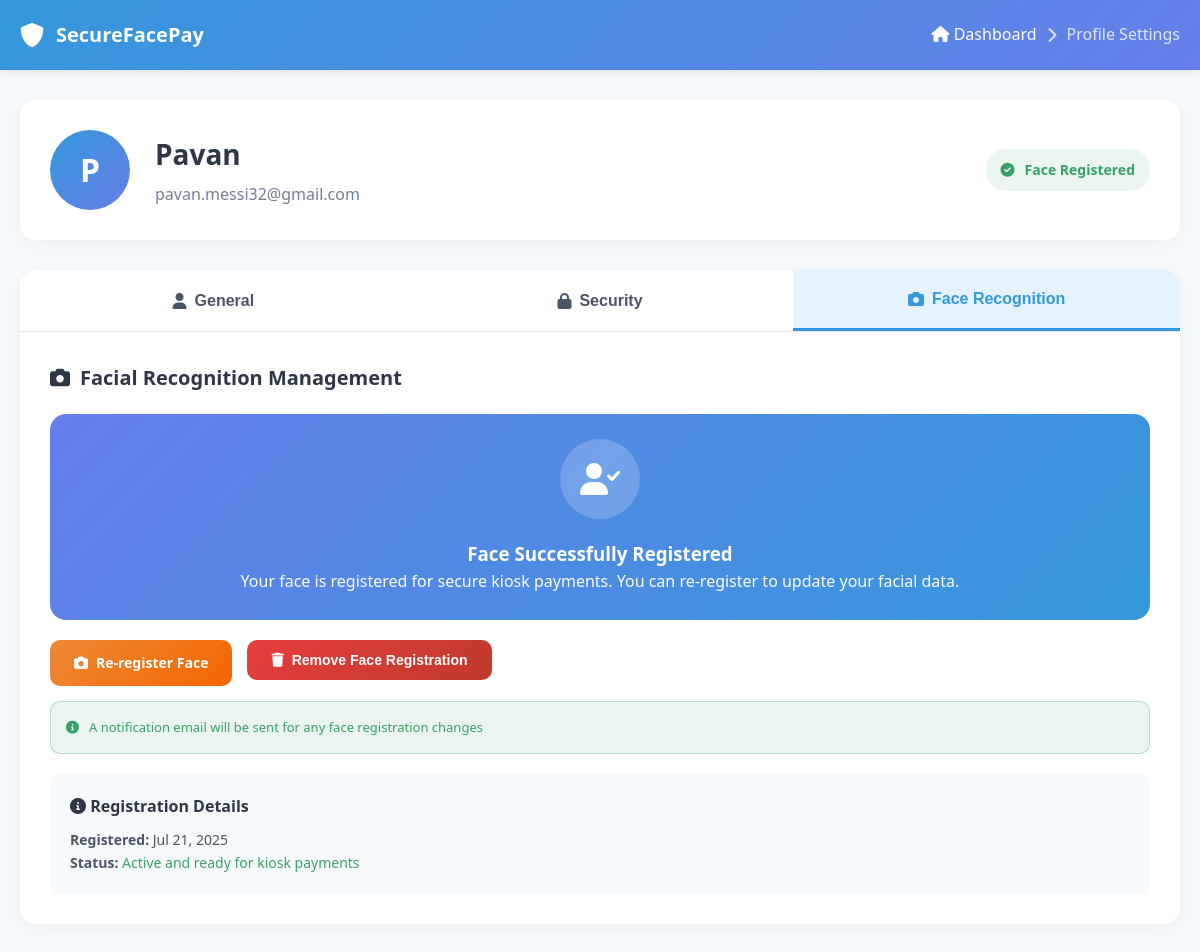
The page /customer_side/profile.php?tab=face (signed in) on the database its author committed.
### tables this page shows
CREATE TABLE `users` (
  `id` int(11) NOT NULL,
  `user_id` varchar(50) DEFAULT NULL,
  `username` varchar(255) NOT NULL,
  `full_name` varchar(100) NOT NULL,
  `email` varchar(100) NOT NULL,
  `password` varchar(255) NOT NULL,
  `created_at` timestamp NOT NULL DEFAULT current_timestamp(),
  `pin_code` text NOT NULL,
  `verification_token` varchar(100) DEFAULT NULL,
  `is_verified` tinyint(1) DEFAULT 0,
  `account_status` enum('active','suspended','pending','closed') DEFAULT 'pending',
  `failed_login_attempts` int(11) DEFAULT 0,
  `last_failed_login` datetime DEFAULT NULL,
  `locked_until` datetime DEFAULT NULL,
  `last_login` datetime DEFAULT NULL,
  `updated_at` timestamp NOT NULL DEFAULT current_timestamp() ON UPDATE current_timestamp(),
  `failed_payment_attempts` int(11) DEFAULT 0,
  `last_failed_payment` timestamp NULL DEFAULT NULL
);

CREATE TABLE `face_embeddings` (
  `id` int(11) NOT NULL,
  `user_id` varchar(255) NOT NULL,
  `embedding` blob NOT NULL,
  `created_at` timestamp NOT NULL DEFAULT current_timestamp()
);

### customer_side/profile.php (the view, shortened to what this page needs)
<?php
require_once 'config.php';
$user_id = $_SESSION['authenticatedUserId'];
$username = $_SESSION['username'];
$tab = $_GET['tab'] ?? 'general';
try {
    $conn = dbConnect();
    $stmt = $conn->prepare("SELECT * FROM users WHERE username = ? OR user_id = ?");
    $stmt->bind_param("ss", $username, $user_id);
    $stmt->execute();
    $result = $stmt->get_result();
    $user = $result->fetch_assoc();
    $face_registered = false;
    $face_data = null;
    $check_table = $conn->query("SHOW TABLES LIKE 'face_embeddings'");
    if ($check_table->num_rows > 0) {
        $stmt = $conn->prepare("SELECT * FROM face_embeddings WHERE user_id = ?");
        $stmt->bind_param("s", $user['user_id']);
        $stmt->execute();
        $result = $stmt->get_result();
        $face_data = $result->fetch_assoc();
        $face_registered = $face_data ? true : false;
    }
} catch (Exception $e) {
    error_log("Profile error: " . $e->getMessage());
    $error = "Unable to load profile data. Error: " . $e->getMessage();
}
?>
<!DOCTYPE html>
<html lang="en">
<head>
    <link rel="stylesheet" href="https://cdnjs.cloudflare.com/ajax/libs/font-awesome/6.0.0/css/all.min.css">
</head>
<body>
    <header class="header">
        <div class="header-content">
            <div class="logo">
                <i class="fas fa-shield-alt"></i>
                SecureFacePay
            </div>
            <div class="breadcrumb">
                <a href="dashboard.php">
                    <i class="fas fa-home"></i> Dashboard
                </a>
                <i class="fas fa-chevron-right"></i>
                <span>Profile Settings</span>
            </div>
        </div>
    </header>
    <main class="main-content">
        <div class="profile-header">
            <div class="profile-avatar">
                <?= strtoupper(substr($user['full_name'] ?? $username, 0, 1)) ?>
            </div>
            <div class="profile-info">
                <h1><?= htmlspecialchars($user['full_name'] ?? $username) ?></h1>
                <p><?= htmlspecialchars($user['email']) ?></p>
            </div>
            <div class="face-status <?= $face_registered ? 'face-registered' : 'face-not-registered' ?>">
                <i class="fas fa-<?= $face_registered ? 'check-circle' : 'exclamation-triangle' ?>"></i>
                <?= $face_registered ? 'Face Registered' : 'Face Not Registered' ?>
            </div>
        </div>
        <div class="tabs">
            <div class="tab-navigation">
                <button class="tab-button <?= $tab === 'general' ? 'active' : '' ?>" onclick="switchTab('general')">
                    <i class="fas fa-user"></i> General
                </button>
                <button class="tab-button <?= $tab === 'security' ? 'active' : '' ?>" onclick="switchTab('security')">
                    <i class="fas fa-lock"></i> Security
                </button>
                <button class="tab-button <?= $tab === 'face' ? 'active' : '' ?>" onclick="switchTab('face')">
                    <i class="fas fa-camera"></i> Face Recognition
                </button>
            </div>
            <div class="tab-content">
                <div id="face" class="tab-panel <?= $tab === 'face' ? 'active' : '' ?>">
                    <div class="form-section">
                        <h2 class="section-title">
                            <i class="fas fa-camera"></i>
                            Facial Recognition Management
                        </h2>
                        <div class="face-card">
                            <div class="face-icon">
                                <i class="fas fa-<?= $face_registered ? 'user-check' : 'user-slash' ?>"></i>
                            </div>
                            <h3><?= $face_registered ? 'Face Successfully Registered' : 'Face Not Registered' ?></h3>
                            <p>
                                <?= $face_registered ?
                                    'Your face is registered for secure kiosk payments. You can re-register to update your facial data.' :
                                    'Register your face to enable secure payments at kiosks and self-service machines.' ?>
                            </p>
                        </div>
                        <div class="button-group">
                            <?php if (!$face_registered): ?>
                                <a href="setup_face.php" class="btn btn-success">
                                    <i class="fas fa-camera"></i> Register Face
                                </a>
                            <?php else: ?>
                                <a href="setup_face.php" class="btn btn-warning">
                                    <i class="fas fa-camera"></i> Re-register Face
                                </a>
                                <form method="POST" style="display: inline-block;" onsubmit="return confirm('Are you sure you want to remove your face registration? You will need to re-register to use facial payments.')">
                                    <button type="submit" class="btn btn-danger">
                                        <i class="fas fa-trash"></i> Remove Face Registration
                                    </button>
                                </form>
                            <?php endif; ?>
                        </div>
                        <div class="security-notice">
                            <i class="fas fa-info-circle"></i>
                            A notification email will be sent for any face registration changes
                        </div>
                        <?php if ($face_registered && $face_data): ?>
                            <div style="background: var(--bg-light); padding: 20px; border-radius: 12px; margin-top: 20px;">
                                <h4 style="margin-bottom: 10px; color: var(--text-dark);">
                                    <i class="fas fa-info-circle"></i> Registration Details
                                </h4>
                                <p style="color: var(--text-medium); font-size: 14px;">
                                    <strong>Registered:</strong> <?= isset($face_data['created_at']) ? date('M j, Y', strtotime($face_data['created_at'])) : 'Recently' ?><br>
                                    <strong>Status:</strong> <span style="color: var(--success);">Active and ready for kiosk payments</span>
                                </p>
                            </div>
                        <?php endif; ?>
                    </div>
                </div>
            </div>
        </div>
    </main>
</body>
</html>

### customer_side/profile.php (style rules this page uses)
:root { --primary: #3498db; --primary-light: #e3f2fd; --primary-dark: #2980b9; --secondary: #f8f9fa; --success: #38a169; --warning: #ed8936; --error: #e53e3e; --info: #3182ce; --text-dark: #2d3748; --text-medium: #4a5568; --text-light: #718096; --border: #e2e8f0; --bg-light: #f7fafc; --shadow: rgba(0,0,0,0.1); }
* { margin: 0; padding: 0; box-sizing: border-box; }
body { font-family: 'Segoe UI', -apple-system, BlinkMacSystemFont, sans-serif; background-color: var(--bg-light); color: var(--text-dark); line-height: 1.6; }
.header { background: linear-gradient(135deg, var(--primary), #667eea); color: white; padding: 0; box-shadow: 0 2px 10px var(--shadow); }
.header-content { max-width: 1200px; margin: 0 auto; padding: 0 20px; display: flex; justify-content: space-between; align-items: center; height: 70px; }
.logo { display: flex; align-items: center; gap: 12px; font-size: 20px; font-weight: 700; }
.logo i { font-size: 24px; }
.breadcrumb { display: flex; align-items: center; gap: 10px; color: rgba(255,255,255,0.8); }
.breadcrumb a { color: white; text-decoration: none; transition: opacity 0.3s; }
.main-content { max-width: 1200px; margin: 0 auto; padding: 30px 20px; }
.profile-header { background: white; border-radius: 16px; padding: 30px; margin-bottom: 30px; box-shadow: 0 4px 20px rgba(0,0,0,0.05); display: flex; align-items: center; gap: 25px; }
.profile-avatar { width: 80px; height: 80px; background: linear-gradient(135deg, var(--primary), #667eea); border-radius: 50%; display: flex; align-items: center; justify-content: center; font-size: 32px; font-weight: 700; color: white; }
.profile-info h1 { font-size: 28px; font-weight: 700; color: var(--text-dark); margin-bottom: 5px; }
.profile-info p { color: var(--text-light); font-size: 16px; }
.face-status { margin-left: auto; display: flex; align-items: center; gap: 10px; padding: 10px 15px; border-radius: 20px; font-size: 14px; font-weight: 600; }
.face-registered { background: rgba(56, 161, 105, 0.1); color: var(--success); }
.tabs { background: white; border-radius: 16px; box-shadow: 0 4px 20px rgba(0,0,0,0.05); overflow: hidden; }
.tab-navigation { display: flex; border-bottom: 1px solid var(--border); }
.tab-button { flex: 1; padding: 20px; background: none; border: none; font-size: 16px; font-weight: 600; color: var(--text-medium); cursor: pointer; transition: all 0.3s; display: flex; align-items: center; justify-content: center; gap: 8px; }
.tab-button.active { color: var(--primary); background: var(--primary-light); border-bottom: 3px solid var(--primary); }
.tab-content { padding: 30px; }
.tab-panel { display: none; }
.tab-panel.active { display: block; }
.form-section { margin-bottom: 40px; }
.form-section:last-child { margin-bottom: 0; }
.section-title { font-size: 20px; font-weight: 600; color: var(--text-dark); margin-bottom: 20px; display: flex; align-items: center; gap: 10px; }
.btn { padding: 12px 24px; border: none; border-radius: 10px; font-size: 14px; font-weight: 600; cursor: pointer; transition: all 0.3s ease; text-decoration: none; display: inline-flex; align-items: center; gap: 8px; }
.btn-danger { background: linear-gradient(135deg, var(--error), #c0392b); color: white; }
.btn-warning { background: linear-gradient(135deg, var(--warning), #f56500); color: white; }
.face-card { background: linear-gradient(135deg, #667eea, var(--primary)); color: white; padding: 25px; border-radius: 16px; text-align: center; margin-bottom: 20px; }
.face-icon { width: 80px; height: 80px; background: rgba(255,255,255,0.2); border-radius: 50%; display: flex; align-items: center; justify-content: center; font-size: 32px; margin: 0 auto 20px; }
.button-group { display: flex; gap: 15px; flex-wrap: wrap; }
.security-notice { background: rgba(56, 161, 105, 0.1); border: 1px solid rgba(56, 161, 105, 0.3); border-radius: 10px; padding: 15px; margin-top: 15px; font-size: 13px; color: var(--success); display: flex; align-items: center; gap: 10px; }

### rows shown on the page
users: full_name "P", full_name "Pavan", email "pavan.messi32@gmail.com"
face_embeddings: created_at "Jul 21, 2025"
